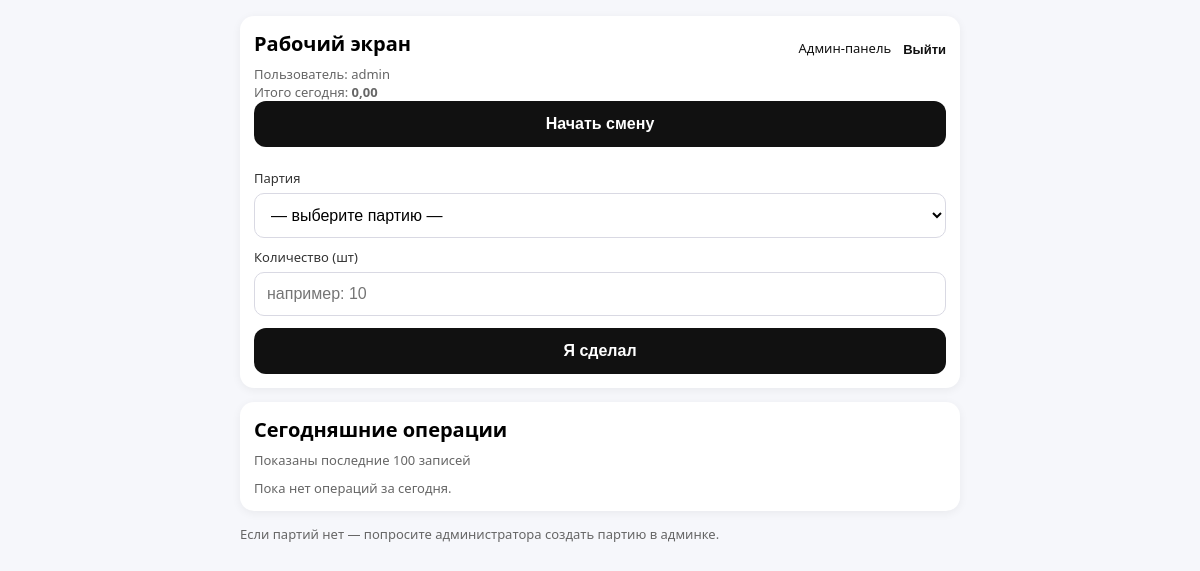
The app's page /work/ (signed in), older data.
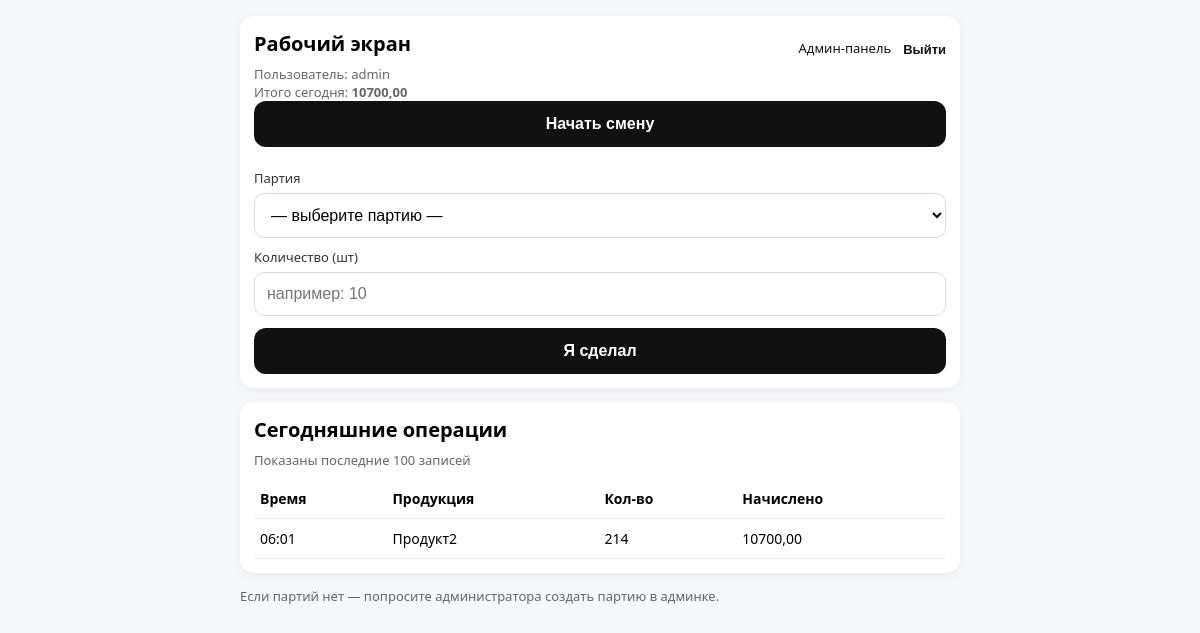
The same page, newer data.
### core/models.py (models this page shows, shortened)
class ProductionOperation(models.Model):
    created_at = models.DateTimeField("Дата/время", default=timezone.now, db_index=True)
    employee = models.ForeignKey(settings.AUTH_USER_MODEL, on_delete=models.PROTECT, verbose_name="Сотрудник")
    product = models.ForeignKey(Product, on_delete=models.PROTECT, verbose_name="Продукция")
    qty = models.DecimalField("Количество (шт)", max_digits=12, decimal_places=3)
    batch = models.ForeignKey(
        Batch,
        on_delete=models.PROTECT,
        null=True,
        blank=True,
        verbose_name="Партия",
        related_name="operations",
    )
    pay_rate = models.DecimalField(
        "Ставка (за 1 шт)",
        max_digits=12,
        decimal_places=2,
        default=Decimal("0.00"),
    )
    pay_total = models.DecimalField(
        "Начислено",
        max_digits=12,
        decimal_places=2,
        default=Decimal("0.00"),
    )
    note = models.CharField("Комментарий", max_length=255, blank=True, default="")
    class Meta:
        verbose_name = "Операция производства"
        verbose_name_plural = "Операции производства"
        ordering = ["-created_at"]

class Product(models.Model):
    name = models.CharField("Название", max_length=120, unique=True)
    stock = models.DecimalField("Остаток", max_digits=12, decimal_places=3, default=Decimal("0.000"))
    piece_rate = models.DecimalField("Сдельная ставка (за 1 шт)", max_digits=12, decimal_places=2,
                                     default=Decimal("0.00"))
    is_active = models.BooleanField("Активен", default=True)
    class Meta:
        verbose_name = "Продукция"
        verbose_name_plural = "Продукция"

### core/views.py (the view)
# urls.py: path("work/", views.work, name="work"),
@login_required
def work(request):
    today = timezone.localdate()
    ops_qs = (
        ProductionOperation.objects
        .select_related("product", "employee")
        .filter(employee=request.user, created_at__date=today)
        .order_by("-created_at")
    )
    ops = ops_qs[:100]
    piece_today = ops_qs.aggregate(s=Sum("pay_total"))["s"] or Decimal("0.00")
    shifts_qs = Shift.objects.filter(employee=request.user, started_at__date=today).order_by("-started_at")
    hours_today = shifts_qs.aggregate(s=Sum("hours"))["s"] or Decimal("0.00")
    open_shift = Shift.objects.filter(employee=request.user, ended_at__isnull=True).first()
    total_qty = ops_qs.aggregate(s=Sum("qty"))["s"] or Decimal("0.00")
    productivity = (total_qty / hours_today).quantize(Decimal("0.01")) if hours_today and hours_today > 0 else Decimal("0.00")
    total_today = piece_today.quantize(Decimal("0.01"))
    products = Product.objects.filter(is_active=True).order_by("name")
    batches_qs = Batch.objects.filter(
        status__in=[BatchStatus.PLANNED, BatchStatus.IN_PROGRESS]
    ).select_related("product").order_by("-created_at")
    batches = []
    for b in batches_qs:
        done = b.operations.aggregate(x=Sum("qty"))["x"] or Decimal("0.000")
        remaining = (b.planned_qty - done).quantize(Decimal("0.001"))
        if remaining < 0:
            remaining = Decimal("0.000")
        batches.append({"obj": b, "remaining": remaining, "done": done})
    return render(request, "core/work.html", {
        "ops": ops,
        "batches": batches,
        "piece_today": piece_today,
        "hours_today": hours_today,
        "productivity": productivity,
        "total_today": total_today,
        "open_shift": open_shift,
    })

### templates/core/work.html (shortened to what this page needs)
{% extends 'core/base.html' %}
{% load static %}
{% block extra_css %}
  <link rel="stylesheet" href="{% static 'core/css/work.css' %}">
{% endblock %}
{% block content %}
  <div class="wrap">
    <div class="card">
      <div class="top">
        <h1>Рабочий экран</h1>
        <div class="actions">
          {% if request.user.is_staff %}
            <a class="link" href="/admin/">Админ-панель</a>
          {% endif %}
          <form method="post" action="{% url 'core:logout' %}">
            <button class="link-btn" type="submit">Выйти</button>
          </form>
        </div>
      </div>
      <div class="muted">Пользователь: {{ request.user.username }}</div>
      <div class="muted spacer-xs">
        Итого сегодня: <b>{{ total_today }}</b><br>
      </div>
      {% if open_shift %}
        <form method="post" action="{% url 'core:shift_stop' %}">
          {% csrf_token %}
          <button class="btn" type="submit">Закончить смену</button>
        </form>
        <div class="muted spacer-xs">Смена начата: {{ open_shift.started_at|date:"H:i" }}</div>
      {% else %}
        <form method="post" action="{% url 'core:shift_start' %}">
          <button class="btn" type="submit">Начать смену</button>
        </form>
      {% endif %}
       <div class="spacer-md"></div>
      <form method="post" action="{% url 'core:production_create' %}">
        <label>Партия</label>
        <select name="batch" required>
          <option value="">— выберите партию —</option>
        </select>
        <label>Количество (шт)</label>
        <input name="qty" inputmode="decimal" placeholder="например: 10" required>
        <div class="spacer-md"></div>
        <button class="btn" type="submit">Я сделал</button>
      </form>
    </div>
    <div class="card">
      <h1>Сегодняшние операции</h1>
      <div class="muted">Показаны последние 100 записей</div>
      <div class="spacer-sm"></div>
      {% if ops %}
        <table class="table">
          <thead>
            <tr>
              <th>Время</th>
              <th>Продукция</th>
              <th>Кол-во</th>
              <th>Начислено</th>
            </tr>
          </thead>
          <tbody>
            {% for op in ops %}
              <tr>
                <td>{{ op.created_at|date:"H:i" }}</td>
                <td>{{ op.product.name }}</td>
                <td>{{ op.qty|floatformat:0 }}</td>
                <td>{{ op.pay_total }}</td>
              </tr>
            {% endfor %}
          </tbody>
        </table>
      {% else %}
        <div class="muted">Пока нет операций за сегодня.</div>
      {% endif %}
    </div>
    <div class="muted spacer-xs">
      Если партий нет — попросите администратора создать партию в админке.
    </div>
  </div>
{% endblock %}

### templates/core/base.html (shortened to what this page needs)
{% load static %}
<!doctype html>
<html lang="ru">
<head>
  <link rel="stylesheet" href="{% static 'core/css/common.css' %}">
  {% block extra_css %}{% endblock %}
</head>
<body>
  {% block content %}{% endblock %}
</body>
</html>

### core/static/core/css/common.css (style rules this page uses)
body { font-family: system-ui, -apple-system, Segoe UI, Roboto, Arial, sans-serif; margin: 0; background: #f6f7fb; }
.wrap { margin: 0 auto; padding: 16px; }
.card { background: #fff; border-radius: 14px; padding: 14px; margin-bottom: 14px; box-shadow: 0 2px 10px rgba(0, 0, 0, 0.06); }
.muted { color: #666; font-size: 13px; }
.table { width: 100%; border-collapse: collapse; }
.table th, .table td { padding: 10px 6px; border-bottom: 1px solid #eee; font-size: 14px; text-align: left; }
.spacer-xs { min-height: 8px; }
.spacer-sm { min-height: 10px; }
.spacer-md { min-height: 12px; }

### core/static/core/css/work.css (style rules this page uses)
.wrap { max-width: 720px; }
h1 { font-size: 20px; margin: 0 0 8px; }
label { display: block; font-size: 13px; margin: 10px 0 6px; color: #333; }
select, input { width: 100%; max-width: 100%; box-sizing: border-box; padding: 12px; border-radius: 10px; border: 1px solid #d9d9e3; font-size: 16px; background: #fff; }
button { width: 100%; padding: 14px; border: 0; border-radius: 12px; font-size: 16px; font-weight: 600; cursor: pointer; }
.btn { background: #111; color: #fff; }
.top { display: flex; justify-content: space-between; align-items: center; gap: 10px; }
.actions { display: flex; align-items: center; gap: 12px; }
.link { font-size: 13px; color: #111; text-decoration: none; }
.link-btn { width: auto; padding: 0; border: 0; background: transparent; font-size: 13px; color: #111; text-decoration: none; cursor: pointer; }

Row changes from the older to the newer data that the page shows:
added ProductionOperation: created_at "06:01", product.name "Продукт2", qty "214", pay_total "10700,00"
Text that changed along with them:
{{ total_today }}: "0,00" → "10700,00"
text no longer shown: "Пока нет операций за сегодня."
text now shown: "Время Продукция Кол-во Начислено"
